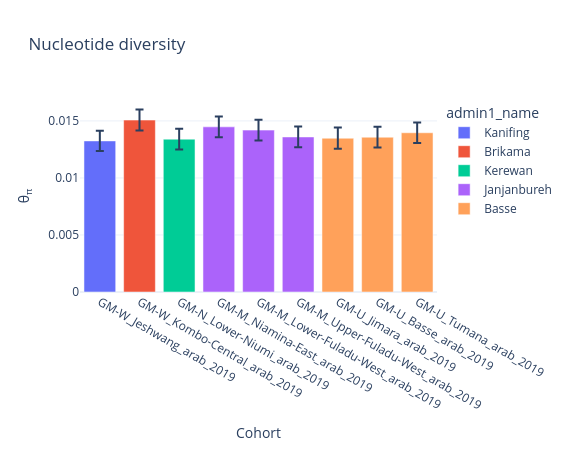
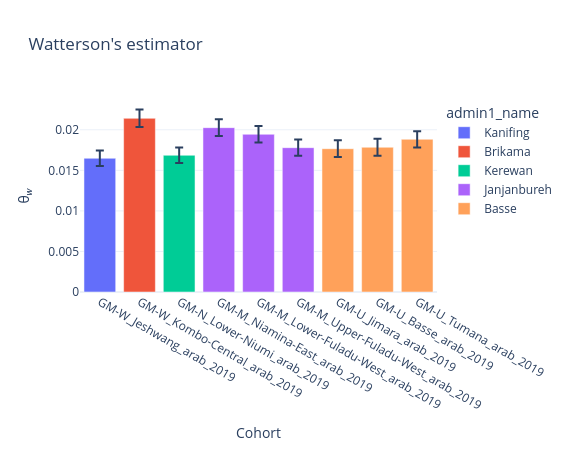
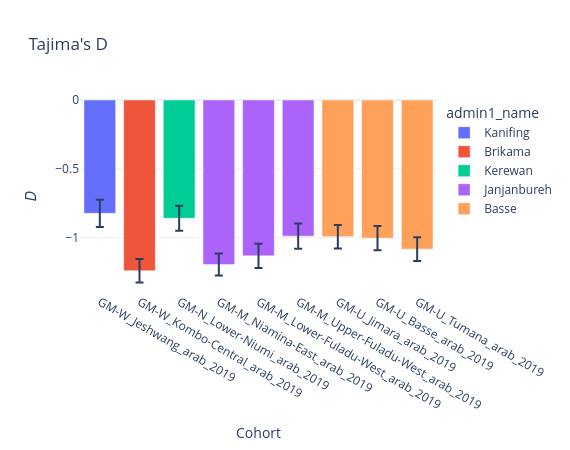
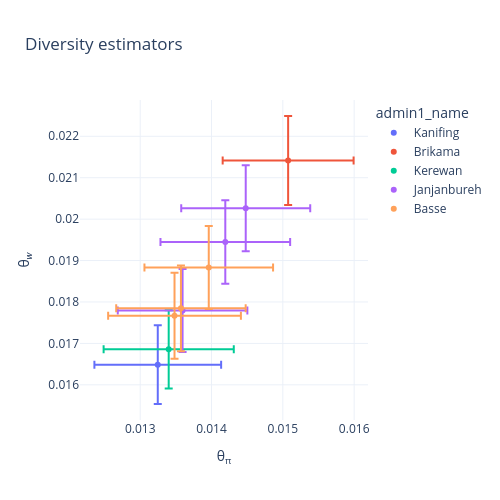

The cell these charts' notebook holds for them, in order:
### Code cell
ag3.plot_diversity_stats(df_stats_admin2_arab, color="admin1_name")

### Figure 1 — Plotly figure (JSON) as saved in the notebook; plotly's stock layout.template omitted (floating-point values rounded to 4 significant figures)
{"data": [{"alignmentgroup": "True", "customdata": [["arabiensis", "Gambia, The", "GM-W", "Kanifing", "Jeshwang", -16.67, 13.44, 2019, 9]], "error_y": {"array": [0.0008884]}, "hovertemplate": "<b>%{hovertext}</b><br><br>admin1_name=%{customdata[3]}<br>Cohort=%{x}<br>θ<sub>π</sub>=%{y}<br>Taxon=%{customdata[0]}<br>Country=%{customdata[1]}<br>admin1_iso=%{customdata[2]}<br>admin2_name=%{customdata[4]}<br>longitude=%{customdata[5]}<br>latitude=%{customdata[6]}<br>year=%{customdata[7]}<br>month=%{customdata[8]}<extra></extra>", "hovertext": ["GM-W_Jeshwang_arab_2019"], "legendgroup": "Kanifing", "marker": {"color": "#636EFA", "pattern": {"shape": ""}}, "name": "Kanifing", "offsetgroup": "Kanifing", "orientation": "v", "showlegend": true, "textposition": "auto", "type": "bar", "x": ["GM-W_Jeshwang_arab_2019"], "xaxis": "x", "y": [0.01325], "yaxis": "y"}, {"alignmentgroup": "True", "customdata": [["arabiensis", "Gambia, The", "GM-W", "Brikama", "Kombo Central", -16.66, 13.29, 2019, 9]], "error_y": {"array": [0.0009178]}, "hovertemplate": "<b>%{hovertext}</b><br><br>admin1_name=%{customdata[3]}<br>Cohort=%{x}<br>θ<sub>π</sub>=%{y}<br>Taxon=%{customdata[0]}<br>Country=%{customdata[1]}<br>admin1_iso=%{customdata[2]}<br>admin2_name=%{customdata[4]}<br>longitude=%{customdata[5]}<br>latitude=%{customdata[6]}<br>year=%{customdata[7]}<br>month=%{customdata[8]}<extra></extra>", "hovertext": ["GM-W_Kombo-Central_arab_2019"], "legendgroup": "Brikama", "marker": {"color": "#EF553B", "pattern": {"shape": ""}}, "name": "Brikama", "offsetgroup": "Brikama", "orientation": "v", "showlegend": true, "textposition": "auto", "type": "bar", "x": ["GM-W_Kombo-Central_arab_2019"], "xaxis": "x", "y": [0.01507], "yaxis": "y"}, {"alignmentgroup": "True", "customdata": [["arabiensis", "Gambia, The", "GM-N", "Kerewan", "Lower Niumi", -16.51, 13.48, 2019, 10]], "error_y": {"array": [0.0009124]}, "hovertemplate": "<b>%{hovertext}</b><br><br>admin1_name=%{customdata[3]}<br>Cohort=%{x}<br>θ<sub>π</sub>=%{y}<br>Taxon=%{customdata[0]}<br>Country=%{customdata[1]}<br>admin1_iso=%{customdata[2]}<br>admin2_name=%{customdata[4]}<br>longitude=%{customdata[5]}<br>latitude=%{customdata[6]}<br>year=%{customdata[7]}<br>month=%{customdata[8]}<extra></extra>", "hovertext": ["GM-N_Lower-Niumi_arab_2019"], "legendgroup": "Kerewan", "marker": {"color": "#00CC96", "pattern": {"shape": ""}}, "name": "Kerewan", "offsetgroup": "Kerewan", "orientation": "v", "showlegend": true, "textposition": "auto", "type": "bar", "x": ["GM-N_Lower-Niumi_arab_2019"], "xaxis": "x", "y": [0.0134], "yaxis": "y"}, {"alignmentgroup": "True", "customdata": [["arabiensis", "Gambia, The", "GM-M", "Janjanbureh", "Niamina East", -15.16, 13.62, 2019, [9, 12]], ["arabiensis", "Gambia, The", "GM-M", "Janjanbureh", "Lower Fuladu West", -14.9, 13.53, 2019, [9, 10, 11]], ["arabiensis", "Gambia, The", "GM-M", "Janjanbureh", "Upper Fuladu West", -14.65, 13.43, 2019, 9]], "error_y": {"array": [0.0009043, 0.000909, 0.0009083]}, "hovertemplate": "<b>%{hovertext}</b><br><br>admin1_name=%{customdata[3]}<br>Cohort=%{x}<br>θ<sub>π</sub>=%{y}<br>Taxon=%{customdata[0]}<br>Country=%{customdata[1]}<br>admin1_iso=%{customdata[2]}<br>admin2_name=%{customdata[4]}<br>longitude=%{customdata[5]}<br>latitude=%{customdata[6]}<br>year=%{customdata[7]}<br>month=%{customdata[8]}<extra></extra>", "hovertext": ["GM-M_Niamina-East_arab_2019", "GM-M_Lower-Fuladu-West_arab_2019", "GM-M_Upper-Fuladu-West_arab_2019"], "legendgroup": "Janjanbureh", "marker": {"color": "#AB63FA", "pattern": {"shape": ""}}, "name": "Janjanbureh", "offsetgroup": "Janjanbureh", "orientation": "v", "showlegend": true, "textposition": "auto", "type": "bar", "x": ["GM-M_Niamina-East_arab_2019", "GM-M_Lower-Fuladu-West_arab_2019", "GM-M_Upper-Fuladu-West_arab_2019"], "xaxis": "x", "y": [0.01448, 0.01419, 0.01359], "yaxis": "y"}, {"alignmentgroup": "True", "customdata": [["arabiensis", "Gambia, The", "GM-U", "Basse", "Jimara", -14.32, 13.28, 2019, [9, 10]], ["arabiensis", "Gambia, The", "GM-U", "Basse", "Basse", -14.21, 13.27, 2019, 9], ["arabiensis", "Gambia, The", "GM-U", "Basse", "Tumana", -14.05, 13.36, 2019, [10, 11, 12]]], "error_y": {"array": [0.0009305, 0.0009075, 0.0009016]}, "hovertemplate": "<b>%{hovertext}</b><br><br>admin1_name=%{customdata[3]}<br>Cohort=%{x}<br>θ<sub>π</sub>=%{y}<br>Taxon=%{customdata[0]}<br>Country=%{customdata[1]}<br>admin1_iso=%{customdata[2]}<br>admin2_name=%{customdata[4]}<br>longitude=%{customdata[5]}<br>latitude=%{customdata[6]}<br>year=%{customdata[7]}<br>month=%{customdata[8]}<extra></extra>", "hovertext": ["GM-U_Jimara_arab_2019", "GM-U_Basse_arab_2019", "GM-U_Tumana_arab_2019"], "legendgroup": "Basse", "marker": {"color": "#FFA15A", "pattern": {"shape": ""}}, "name": "Basse", "offsetgroup": "Basse", "orientation": "v", "showlegend": true, "textposition": "auto", "type": "bar", "x": ["GM-U_Jimara_arab_2019", "GM-U_Basse_arab_2019", "GM-U_Tumana_arab_2019"], "xaxis": "x", "y": [0.01348, 0.01357, 0.01396], "yaxis": "y"}], "layout": {"barmode": "relative", "height": 450, "legend": {"title": {"text": "admin1_name"}, "tracegroupgap": 0}, "title": {"text": "Nucleotide diversity"}, "width": 570, "xaxis": {"anchor": "y", "autorange": true, "domain": [0, 1], "range": [-0.5, 8.5], "title": {"text": "Cohort"}, "type": "category"}, "yaxis": {"anchor": "x", "autorange": true, "domain": [0, 1], "range": [0, 0.01683], "title": {"text": "θ<sub>π</sub>"}, "type": "linear"}}}

### Figure 2 — Plotly figure (JSON) as saved in the notebook; plotly's stock layout.template omitted (floating-point values rounded to 4 significant figures)
{"data": [{"alignmentgroup": "True", "customdata": [["arabiensis", "Gambia, The", "GM-W", "Kanifing", "Jeshwang", -16.67, 13.44, 2019, 9]], "error_y": {"array": [0.0009502]}, "hovertemplate": "<b>%{hovertext}</b><br><br>admin1_name=%{customdata[3]}<br>Cohort=%{x}<br>θ<sub>𝑤</sub>=%{y}<br>Taxon=%{customdata[0]}<br>Country=%{customdata[1]}<br>admin1_iso=%{customdata[2]}<br>admin2_name=%{customdata[4]}<br>longitude=%{customdata[5]}<br>latitude=%{customdata[6]}<br>year=%{customdata[7]}<br>month=%{customdata[8]}<extra></extra>", "hovertext": ["GM-W_Jeshwang_arab_2019"], "legendgroup": "Kanifing", "marker": {"color": "#636EFA", "pattern": {"shape": ""}}, "name": "Kanifing", "offsetgroup": "Kanifing", "orientation": "v", "showlegend": true, "textposition": "auto", "type": "bar", "x": ["GM-W_Jeshwang_arab_2019"], "xaxis": "x", "y": [0.01649], "yaxis": "y"}, {"alignmentgroup": "True", "customdata": [["arabiensis", "Gambia, The", "GM-W", "Brikama", "Kombo Central", -16.66, 13.29, 2019, 9]], "error_y": {"array": [0.001076]}, "hovertemplate": "<b>%{hovertext}</b><br><br>admin1_name=%{customdata[3]}<br>Cohort=%{x}<br>θ<sub>𝑤</sub>=%{y}<br>Taxon=%{customdata[0]}<br>Country=%{customdata[1]}<br>admin1_iso=%{customdata[2]}<br>admin2_name=%{customdata[4]}<br>longitude=%{customdata[5]}<br>latitude=%{customdata[6]}<br>year=%{customdata[7]}<br>month=%{customdata[8]}<extra></extra>", "hovertext": ["GM-W_Kombo-Central_arab_2019"], "legendgroup": "Brikama", "marker": {"color": "#EF553B", "pattern": {"shape": ""}}, "name": "Brikama", "offsetgroup": "Brikama", "orientation": "v", "showlegend": true, "textposition": "auto", "type": "bar", "x": ["GM-W_Kombo-Central_arab_2019"], "xaxis": "x", "y": [0.02141], "yaxis": "y"}, {"alignmentgroup": "True", "customdata": [["arabiensis", "Gambia, The", "GM-N", "Kerewan", "Lower Niumi", -16.51, 13.48, 2019, 10]], "error_y": {"array": [0.0009459]}, "hovertemplate": "<b>%{hovertext}</b><br><br>admin1_name=%{customdata[3]}<br>Cohort=%{x}<br>θ<sub>𝑤</sub>=%{y}<br>Taxon=%{customdata[0]}<br>Country=%{customdata[1]}<br>admin1_iso=%{customdata[2]}<br>admin2_name=%{customdata[4]}<br>longitude=%{customdata[5]}<br>latitude=%{customdata[6]}<br>year=%{customdata[7]}<br>month=%{customdata[8]}<extra></extra>", "hovertext": ["GM-N_Lower-Niumi_arab_2019"], "legendgroup": "Kerewan", "marker": {"color": "#00CC96", "pattern": {"shape": ""}}, "name": "Kerewan", "offsetgroup": "Kerewan", "orientation": "v", "showlegend": true, "textposition": "auto", "type": "bar", "x": ["GM-N_Lower-Niumi_arab_2019"], "xaxis": "x", "y": [0.01686], "yaxis": "y"}, {"alignmentgroup": "True", "customdata": [["arabiensis", "Gambia, The", "GM-M", "Janjanbureh", "Niamina East", -15.16, 13.62, 2019, [9, 12]], ["arabiensis", "Gambia, The", "GM-M", "Janjanbureh", "Lower Fuladu West", -14.9, 13.53, 2019, [9, 10, 11]], ["arabiensis", "Gambia, The", "GM-M", "Janjanbureh", "Upper Fuladu West", -14.65, 13.43, 2019, 9]], "error_y": {"array": [0.001038, 0.001006, 0.001001]}, "hovertemplate": "<b>%{hovertext}</b><br><br>admin1_name=%{customdata[3]}<br>Cohort=%{x}<br>θ<sub>𝑤</sub>=%{y}<br>Taxon=%{customdata[0]}<br>Country=%{customdata[1]}<br>admin1_iso=%{customdata[2]}<br>admin2_name=%{customdata[4]}<br>longitude=%{customdata[5]}<br>latitude=%{customdata[6]}<br>year=%{customdata[7]}<br>month=%{customdata[8]}<extra></extra>", "hovertext": ["GM-M_Niamina-East_arab_2019", "GM-M_Lower-Fuladu-West_arab_2019", "GM-M_Upper-Fuladu-West_arab_2019"], "legendgroup": "Janjanbureh", "marker": {"color": "#AB63FA", "pattern": {"shape": ""}}, "name": "Janjanbureh", "offsetgroup": "Janjanbureh", "orientation": "v", "showlegend": true, "textposition": "auto", "type": "bar", "x": ["GM-M_Niamina-East_arab_2019", "GM-M_Lower-Fuladu-West_arab_2019", "GM-M_Upper-Fuladu-West_arab_2019"], "xaxis": "x", "y": [0.02026, 0.01945, 0.01779], "yaxis": "y"}, {"alignmentgroup": "True", "customdata": [["arabiensis", "Gambia, The", "GM-U", "Basse", "Jimara", -14.32, 13.28, 2019, [9, 10]], ["arabiensis", "Gambia, The", "GM-U", "Basse", "Basse", -14.21, 13.27, 2019, 9], ["arabiensis", "Gambia, The", "GM-U", "Basse", "Tumana", -14.05, 13.36, 2019, [10, 11, 12]]], "error_y": {"array": [0.001039, 0.001034, 0.001003]}, "hovertemplate": "<b>%{hovertext}</b><br><br>admin1_name=%{customdata[3]}<br>Cohort=%{x}<br>θ<sub>𝑤</sub>=%{y}<br>Taxon=%{customdata[0]}<br>Country=%{customdata[1]}<br>admin1_iso=%{customdata[2]}<br>admin2_name=%{customdata[4]}<br>longitude=%{customdata[5]}<br>latitude=%{customdata[6]}<br>year=%{customdata[7]}<br>month=%{customdata[8]}<extra></extra>", "hovertext": ["GM-U_Jimara_arab_2019", "GM-U_Basse_arab_2019", "GM-U_Tumana_arab_2019"], "legendgroup": "Basse", "marker": {"color": "#FFA15A", "pattern": {"shape": ""}}, "name": "Basse", "offsetgroup": "Basse", "orientation": "v", "showlegend": true, "textposition": "auto", "type": "bar", "x": ["GM-U_Jimara_arab_2019", "GM-U_Basse_arab_2019", "GM-U_Tumana_arab_2019"], "xaxis": "x", "y": [0.01767, 0.01785, 0.01883], "yaxis": "y"}], "layout": {"barmode": "relative", "height": 450, "legend": {"title": {"text": "admin1_name"}, "tracegroupgap": 0}, "title": {"text": "Watterson's estimator"}, "width": 570, "xaxis": {"anchor": "y", "autorange": true, "domain": [0, 1], "range": [-0.5, 8.5], "title": {"text": "Cohort"}, "type": "category"}, "yaxis": {"anchor": "x", "autorange": true, "domain": [0, 1], "range": [0, 0.02367], "title": {"text": "θ<sub>𝑤</sub>"}, "type": "linear"}}}

### Figure 3 — Plotly figure (JSON) as saved in the notebook; plotly's stock layout.template omitted (floating-point values rounded to 4 significant figures)
{"data": [{"alignmentgroup": "True", "customdata": [["arabiensis", "Gambia, The", "GM-W", "Kanifing", "Jeshwang", -16.67, 13.44, 2019, 9]], "error_y": {"array": [0.09908]}, "hovertemplate": "<b>%{hovertext}</b><br><br>admin1_name=%{customdata[3]}<br>Cohort=%{x}<br>𝐷=%{y}<br>Taxon=%{customdata[0]}<br>Country=%{customdata[1]}<br>admin1_iso=%{customdata[2]}<br>admin2_name=%{customdata[4]}<br>longitude=%{customdata[5]}<br>latitude=%{customdata[6]}<br>year=%{customdata[7]}<br>month=%{customdata[8]}<extra></extra>", "hovertext": ["GM-W_Jeshwang_arab_2019"], "legendgroup": "Kanifing", "marker": {"color": "#636EFA", "pattern": {"shape": ""}}, "name": "Kanifing", "offsetgroup": "Kanifing", "orientation": "v", "showlegend": true, "textposition": "auto", "type": "bar", "x": ["GM-W_Jeshwang_arab_2019"], "xaxis": "x", "y": [-0.8251], "yaxis": "y"}, {"alignmentgroup": "True", "customdata": [["arabiensis", "Gambia, The", "GM-W", "Brikama", "Kombo Central", -16.66, 13.29, 2019, 9]], "error_y": {"array": [0.0848]}, "hovertemplate": "<b>%{hovertext}</b><br><br>admin1_name=%{customdata[3]}<br>Cohort=%{x}<br>𝐷=%{y}<br>Taxon=%{customdata[0]}<br>Country=%{customdata[1]}<br>admin1_iso=%{customdata[2]}<br>admin2_name=%{customdata[4]}<br>longitude=%{customdata[5]}<br>latitude=%{customdata[6]}<br>year=%{customdata[7]}<br>month=%{customdata[8]}<extra></extra>", "hovertext": ["GM-W_Kombo-Central_arab_2019"], "legendgroup": "Brikama", "marker": {"color": "#EF553B", "pattern": {"shape": ""}}, "name": "Brikama", "offsetgroup": "Brikama", "orientation": "v", "showlegend": true, "textposition": "auto", "type": "bar", "x": ["GM-W_Kombo-Central_arab_2019"], "xaxis": "x", "y": [-1.243], "yaxis": "y"}, {"alignmentgroup": "True", "customdata": [["arabiensis", "Gambia, The", "GM-N", "Kerewan", "Lower Niumi", -16.51, 13.48, 2019, 10]], "error_y": {"array": [0.09103]}, "hovertemplate": "<b>%{hovertext}</b><br><br>admin1_name=%{customdata[3]}<br>Cohort=%{x}<br>𝐷=%{y}<br>Taxon=%{customdata[0]}<br>Country=%{customdata[1]}<br>admin1_iso=%{customdata[2]}<br>admin2_name=%{customdata[4]}<br>longitude=%{customdata[5]}<br>latitude=%{customdata[6]}<br>year=%{customdata[7]}<br>month=%{customdata[8]}<extra></extra>", "hovertext": ["GM-N_Lower-Niumi_arab_2019"], "legendgroup": "Kerewan", "marker": {"color": "#00CC96", "pattern": {"shape": ""}}, "name": "Kerewan", "offsetgroup": "Kerewan", "orientation": "v", "showlegend": true, "textposition": "auto", "type": "bar", "x": ["GM-N_Lower-Niumi_arab_2019"], "xaxis": "x", "y": [-0.8609], "yaxis": "y"}, {"alignmentgroup": "True", "customdata": [["arabiensis", "Gambia, The", "GM-M", "Janjanbureh", "Niamina East", -15.16, 13.62, 2019, [9, 12]], ["arabiensis", "Gambia, The", "GM-M", "Janjanbureh", "Lower Fuladu West", -14.9, 13.53, 2019, [9, 10, 11]], ["arabiensis", "Gambia, The", "GM-M", "Janjanbureh", "Upper Fuladu West", -14.65, 13.43, 2019, 9]], "error_y": {"array": [0.08021, 0.08852, 0.09156]}, "hovertemplate": "<b>%{hovertext}</b><br><br>admin1_name=%{customdata[3]}<br>Cohort=%{x}<br>𝐷=%{y}<br>Taxon=%{customdata[0]}<br>Country=%{customdata[1]}<br>admin1_iso=%{customdata[2]}<br>admin2_name=%{customdata[4]}<br>longitude=%{customdata[5]}<br>latitude=%{customdata[6]}<br>year=%{customdata[7]}<br>month=%{customdata[8]}<extra></extra>", "hovertext": ["GM-M_Niamina-East_arab_2019", "GM-M_Lower-Fuladu-West_arab_2019", "GM-M_Upper-Fuladu-West_arab_2019"], "legendgroup": "Janjanbureh", "marker": {"color": "#AB63FA", "pattern": {"shape": ""}}, "name": "Janjanbureh", "offsetgroup": "Janjanbureh", "orientation": "v", "showlegend": true, "textposition": "auto", "type": "bar", "x": ["GM-M_Niamina-East_arab_2019", "GM-M_Lower-Fuladu-West_arab_2019", "GM-M_Upper-Fuladu-West_arab_2019"], "xaxis": "x", "y": [-1.198, -1.134, -0.9909], "yaxis": "y"}, {"alignmentgroup": "True", "customdata": [["arabiensis", "Gambia, The", "GM-U", "Basse", "Jimara", -14.32, 13.28, 2019, [9, 10]], ["arabiensis", "Gambia, The", "GM-U", "Basse", "Basse", -14.21, 13.27, 2019, 9], ["arabiensis", "Gambia, The", "GM-U", "Basse", "Tumana", -14.05, 13.36, 2019, [10, 11, 12]]], "error_y": {"array": [0.08596, 0.08863, 0.08571]}, "hovertemplate": "<b>%{hovertext}</b><br><br>admin1_name=%{customdata[3]}<br>Cohort=%{x}<br>𝐷=%{y}<br>Taxon=%{customdata[0]}<br>Country=%{customdata[1]}<br>admin1_iso=%{customdata[2]}<br>admin2_name=%{customdata[4]}<br>longitude=%{customdata[5]}<br>latitude=%{customdata[6]}<br>year=%{customdata[7]}<br>month=%{customdata[8]}<extra></extra>", "hovertext": ["GM-U_Jimara_arab_2019", "GM-U_Basse_arab_2019", "GM-U_Tumana_arab_2019"], "legendgroup": "Basse", "marker": {"color": "#FFA15A", "pattern": {"shape": ""}}, "name": "Basse", "offsetgroup": "Basse", "orientation": "v", "showlegend": true, "textposition": "auto", "type": "bar", "x": ["GM-U_Jimara_arab_2019", "GM-U_Basse_arab_2019", "GM-U_Tumana_arab_2019"], "xaxis": "x", "y": [-0.9949, -1.006, -1.086], "yaxis": "y"}], "layout": {"barmode": "relative", "height": 450, "legend": {"title": {"text": "admin1_name"}, "tracegroupgap": 0}, "title": {"text": "Tajima's D"}, "width": 570, "xaxis": {"anchor": "y", "autorange": true, "domain": [0, 1], "range": [-0.5, 8.5], "title": {"text": "Cohort"}, "type": "category"}, "yaxis": {"anchor": "x", "autorange": true, "domain": [0, 1], "range": [-1.398, 0], "title": {"text": "𝐷"}, "type": "linear"}}}

### Figure 4 — Plotly figure (JSON) as saved in the notebook; plotly's stock layout.template omitted (floating-point values rounded to 4 significant figures)
{"data": [{"customdata": [["arabiensis", "Gambia, The", "GM-W", "Kanifing", "Jeshwang", -16.67, 13.44, 2019, 9]], "error_x": {"array": [0.0008884]}, "error_y": {"array": [0.0009502]}, "hovertemplate": "<b>%{hovertext}</b><br><br>admin1_name=%{customdata[3]}<br>θ<sub>π</sub>=%{x}<br>θ<sub>𝑤</sub>=%{y}<br>Taxon=%{customdata[0]}<br>Country=%{customdata[1]}<br>admin1_iso=%{customdata[2]}<br>admin2_name=%{customdata[4]}<br>longitude=%{customdata[5]}<br>latitude=%{customdata[6]}<br>year=%{customdata[7]}<br>month=%{customdata[8]}<extra></extra>", "hovertext": ["GM-W_Jeshwang_arab_2019"], "legendgroup": "Kanifing", "marker": {"color": "#636EFA", "symbol": "circle"}, "mode": "markers", "name": "Kanifing", "orientation": "v", "showlegend": true, "type": "scatter", "x": [0.01325], "xaxis": "x", "y": [0.01649], "yaxis": "y"}, {"customdata": [["arabiensis", "Gambia, The", "GM-W", "Brikama", "Kombo Central", -16.66, 13.29, 2019, 9]], "error_x": {"array": [0.0009178]}, "error_y": {"array": [0.001076]}, "hovertemplate": "<b>%{hovertext}</b><br><br>admin1_name=%{customdata[3]}<br>θ<sub>π</sub>=%{x}<br>θ<sub>𝑤</sub>=%{y}<br>Taxon=%{customdata[0]}<br>Country=%{customdata[1]}<br>admin1_iso=%{customdata[2]}<br>admin2_name=%{customdata[4]}<br>longitude=%{customdata[5]}<br>latitude=%{customdata[6]}<br>year=%{customdata[7]}<br>month=%{customdata[8]}<extra></extra>", "hovertext": ["GM-W_Kombo-Central_arab_2019"], "legendgroup": "Brikama", "marker": {"color": "#EF553B", "symbol": "circle"}, "mode": "markers", "name": "Brikama", "orientation": "v", "showlegend": true, "type": "scatter", "x": [0.01507], "xaxis": "x", "y": [0.02141], "yaxis": "y"}, {"customdata": [["arabiensis", "Gambia, The", "GM-N", "Kerewan", "Lower Niumi", -16.51, 13.48, 2019, 10]], "error_x": {"array": [0.0009124]}, "error_y": {"array": [0.0009459]}, "hovertemplate": "<b>%{hovertext}</b><br><br>admin1_name=%{customdata[3]}<br>θ<sub>π</sub>=%{x}<br>θ<sub>𝑤</sub>=%{y}<br>Taxon=%{customdata[0]}<br>Country=%{customdata[1]}<br>admin1_iso=%{customdata[2]}<br>admin2_name=%{customdata[4]}<br>longitude=%{customdata[5]}<br>latitude=%{customdata[6]}<br>year=%{customdata[7]}<br>month=%{customdata[8]}<extra></extra>", "hovertext": ["GM-N_Lower-Niumi_arab_2019"], "legendgroup": "Kerewan", "marker": {"color": "#00CC96", "symbol": "circle"}, "mode": "markers", "name": "Kerewan", "orientation": "v", "showlegend": true, "type": "scatter", "x": [0.0134], "xaxis": "x", "y": [0.01686], "yaxis": "y"}, {"customdata": [["arabiensis", "Gambia, The", "GM-M", "Janjanbureh", "Niamina East", -15.16, 13.62, 2019, [9, 12]], ["arabiensis", "Gambia, The", "GM-M", "Janjanbureh", "Lower Fuladu West", -14.9, 13.53, 2019, [9, 10, 11]], ["arabiensis", "Gambia, The", "GM-M", "Janjanbureh", "Upper Fuladu West", -14.65, 13.43, 2019, 9]], "error_x": {"array": [0.0009043, 0.000909, 0.0009083]}, "error_y": {"array": [0.001038, 0.001006, 0.001001]}, "hovertemplate": "<b>%{hovertext}</b><br><br>admin1_name=%{customdata[3]}<br>θ<sub>π</sub>=%{x}<br>θ<sub>𝑤</sub>=%{y}<br>Taxon=%{customdata[0]}<br>Country=%{customdata[1]}<br>admin1_iso=%{customdata[2]}<br>admin2_name=%{customdata[4]}<br>longitude=%{customdata[5]}<br>latitude=%{customdata[6]}<br>year=%{customdata[7]}<br>month=%{customdata[8]}<extra></extra>", "hovertext": ["GM-M_Niamina-East_arab_2019", "GM-M_Lower-Fuladu-West_arab_2019", "GM-M_Upper-Fuladu-West_arab_2019"], "legendgroup": "Janjanbureh", "marker": {"color": "#AB63FA", "symbol": "circle"}, "mode": "markers", "name": "Janjanbureh", "orientation": "v", "showlegend": true, "type": "scatter", "x": [0.01448, 0.01419, 0.01359], "xaxis": "x", "y": [0.02026, 0.01945, 0.01779], "yaxis": "y"}, {"customdata": [["arabiensis", "Gambia, The", "GM-U", "Basse", "Jimara", -14.32, 13.28, 2019, [9, 10]], ["arabiensis", "Gambia, The", "GM-U", "Basse", "Basse", -14.21, 13.27, 2019, 9], ["arabiensis", "Gambia, The", "GM-U", "Basse", "Tumana", -14.05, 13.36, 2019, [10, 11, 12]]], "error_x": {"array": [0.0009305, 0.0009075, 0.0009016]}, "error_y": {"array": [0.001039, 0.001034, 0.001003]}, "hovertemplate": "<b>%{hovertext}</b><br><br>admin1_name=%{customdata[3]}<br>θ<sub>π</sub>=%{x}<br>θ<sub>𝑤</sub>=%{y}<br>Taxon=%{customdata[0]}<br>Country=%{customdata[1]}<br>admin1_iso=%{customdata[2]}<br>admin2_name=%{customdata[4]}<br>longitude=%{customdata[5]}<br>latitude=%{customdata[6]}<br>year=%{customdata[7]}<br>month=%{customdata[8]}<extra></extra>", "hovertext": ["GM-U_Jimara_arab_2019", "GM-U_Basse_arab_2019", "GM-U_Tumana_arab_2019"], "legendgroup": "Basse", "marker": {"color": "#FFA15A", "symbol": "circle"}, "mode": "markers", "name": "Basse", "orientation": "v", "showlegend": true, "type": "scatter", "x": [0.01348, 0.01357, 0.01396], "xaxis": "x", "y": [0.01767, 0.01785, 0.01883], "yaxis": "y"}], "layout": {"height": 500, "legend": {"title": {"text": "admin1_name"}, "tracegroupgap": 0}, "title": {"text": "Diversity estimators"}, "width": 500, "xaxis": {"anchor": "y", "autorange": true, "domain": [0, 1], "range": [0.01216, 0.01619], "title": {"text": "θ<sub>π</sub>"}, "type": "linear"}, "yaxis": {"anchor": "x", "autorange": true, "domain": [0, 1], "range": [0.01515, 0.02288], "title": {"text": "θ<sub>𝑤</sub>"}, "type": "linear"}}}
